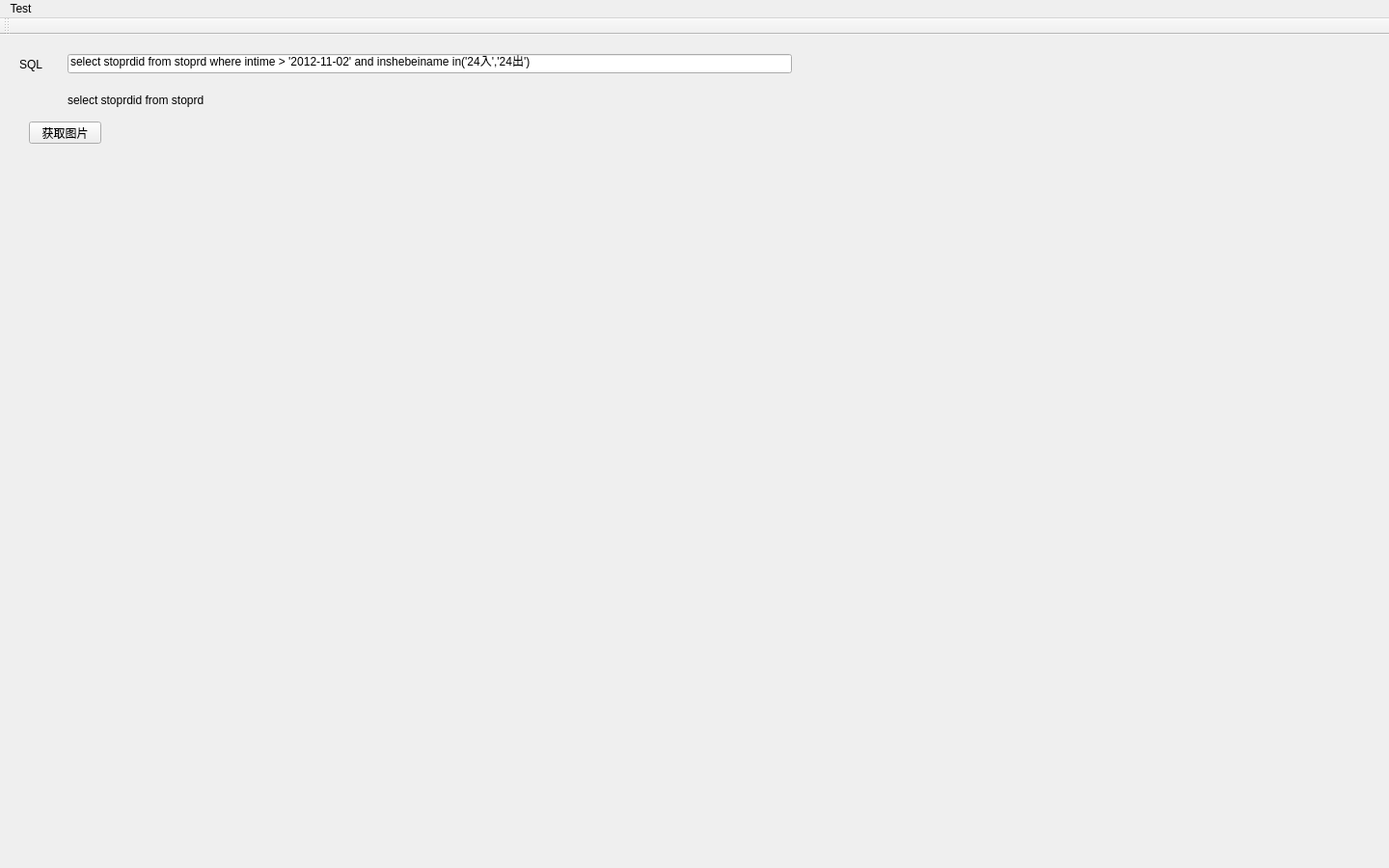
<?xml version="1.0" encoding="UTF-8"?>
<ui version="4.0">
 <class>MainWindow</class>
 <widget class="QMainWindow" name="MainWindow">
  <property name="geometry">
   <rect>
    <x>0</x>
    <y>0</y>
    <width>1440</width>
    <height>900</height>
   </rect>
  </property>
  <property name="windowTitle">
   <string>MainWindow</string>
  </property>
  <property name="styleSheet">
   <string notr="true">background-image:url(G:/WinParkUI/debug/Image/MainBG.jpg);</string>
  </property>
  <widget class="QWidget" name="centralWidget">
   <widget class="QPushButton" name="pushButton">
    <property name="geometry">
     <rect>
      <x>30</x>
      <y>90</y>
      <width>75</width>
      <height>23</height>
     </rect>
    </property>
    <property name="text">
     <string>获取图片</string>
    </property>
   </widget>
   <widget class="QLineEdit" name="lineEdit">
    <property name="geometry">
     <rect>
      <x>70</x>
      <y>20</y>
      <width>751</width>
      <height>20</height>
     </rect>
    </property>
    <property name="text">
     <string>select stoprdid from stoprd where intime &gt; '2012-11-02' and inshebeiname in('24入','24出')</string>
    </property>
   </widget>
   <widget class="QLabel" name="label">
    <property name="geometry">
     <rect>
      <x>20</x>
      <y>20</y>
      <width>54</width>
      <height>21</height>
     </rect>
    </property>
    <property name="text">
     <string>SQL</string>
    </property>
   </widget>
   <widget class="QLabel" name="label_2">
    <property name="geometry">
     <rect>
      <x>70</x>
      <y>60</y>
      <width>691</width>
      <height>16</height>
     </rect>
    </property>
    <property name="text">
     <string>select stoprdid from stoprd</string>
    </property>
   </widget>
  </widget>
  <widget class="QToolBar" name="toolBar">
   <property name="windowTitle">
    <string>toolBar</string>
   </property>
   <attribute name="toolBarArea">
    <enum>TopToolBarArea</enum>
   </attribute>
   <attribute name="toolBarBreak">
    <bool>false</bool>
   </attribute>
  </widget>
  <widget class="QMenuBar" name="menuBar">
   <property name="geometry">
    <rect>
     <x>0</x>
     <y>0</y>
     <width>1440</width>
     <height>19</height>
    </rect>
   </property>
   <widget class="QMenu" name="menuTest">
    <property name="title">
     <string>Test</string>
    </property>
    <addaction name="actionKill"/>
   </widget>
   <addaction name="menuTest"/>
  </widget>
  <action name="actionOpen">
   <property name="text">
    <string>Open</string>
   </property>
  </action>
  <action name="actionKill">
   <property name="text">
    <string>Kill</string>
   </property>
  </action>
 </widget>
 <layoutdefault spacing="6" margin="11"/>
 <resources/>
 <connections/>
</ui>
